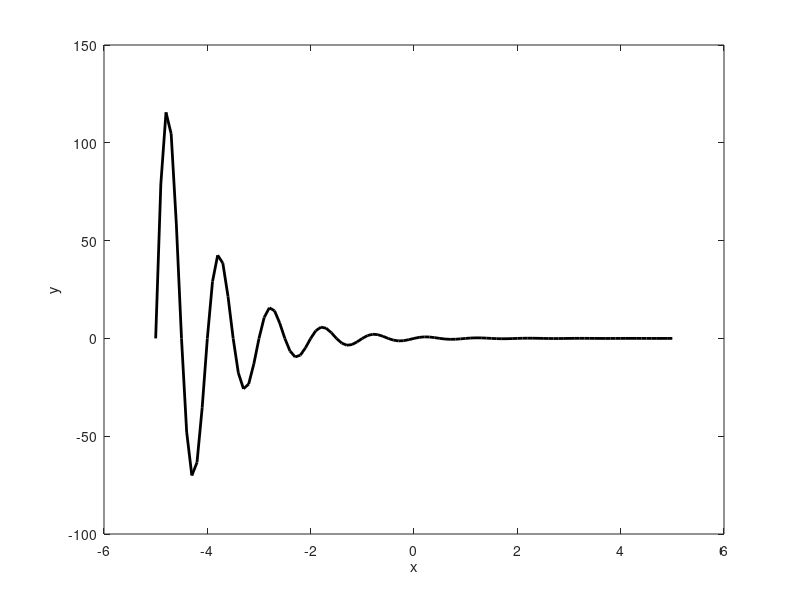
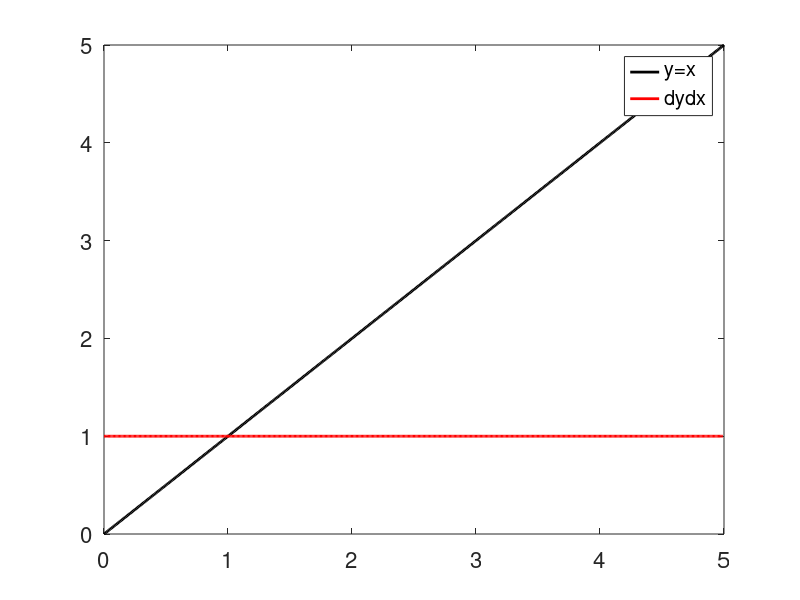

Source code (MATLAB) for these figures, in order:
% chapter7exercises.m

n = 1;

F = @(x) exp(-1*n*x) .* sin(2*pi*n*x);

quad(F,0,1)

% How does this function look like?
x = [-5:0.1:5];
y = exp(-1*n*x) .* sin(2*pi*n*x);
plot(x,y,'k-','linewidth',2);
xlabel('x');ylabel('y');


% Differentiate x
h = 0.01; 
x = [0:h:5];
f = x;
dfdx = diff(f)/h;

figure
plot(x,f,'k-','linewidth',2);
hold on
plot( x(1:end-1) , dfdx,'r-','linewidth',2);
legend('y=x','dydx');
set(gca,'fontsize',16);